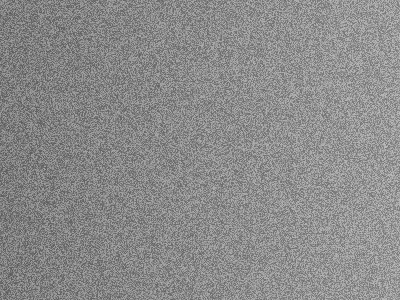
#> input picture assets/contoh_kontras_rendah.jpg, 400 x 300 px
$ python eksperimen.py
#> lines starting #> are read from the running program, lines starting #| are printed output that depends on the picture; after the words box and inside, x2 and y2 are one past the last pixel; in counts of white or black regions, pixels touching at a corner belong together
### utils/image_utils.py
import cv2


def load_image(filepath):
    """Baca gambar dari filepath sebagai grayscale (matriks 2D uint8)."""
#> called with filepath = 'assets/contoh_kontras_rendah.jpg'
    img = cv2.imread(filepath, cv2.IMREAD_GRAYSCALE)
#> img is the input picture: shape (300, 400); min 85, max 193, mean 139
    if img is None:
        raise FileNotFoundError(f"Gambar tidak ditemukan: {filepath}")
    return img

### eksperimen.py
import cv2
import matplotlib.pyplot as plt

from utils.image_utils import load_image

# Baca gambar grayscale & lihat ukuran (shape) dan tipe datanya (dtype)
img = load_image("assets/contoh_kontras_rendah.jpg")

print("Shape:", img.shape)   # (tinggi, lebar) dalam pixel
#| Shape: (300, 400)
print("Dtype:", img.dtype)   # tipe data tiap pixel, harus uint8 (0-255)
#| Dtype: uint8

# Tampilkan gambar dalam jendela
cv2.imshow("Gambar Original", img)
cv2.waitKey(0)            # tunggu sampai user menekan tombol apapun
cv2.destroyAllWindows()   # tutup semua jendela gambar

# Akses & ubah pixel individual
# img[baris, kolom] -> baris = posisi vertikal (y), kolom = posisi horizontal (x)
print("Pixel di pojok kiri atas (0,0):", img[0, 0])
#| Pixel di pojok kiri atas (0,0): 127

tengah_y = img.shape[0] // 2
#> tengah_y = 150
tengah_x = img.shape[1] // 2
#> tengah_x = 200
print("Pixel di tengah gambar:", img[tengah_y, tengah_x])
#| Pixel di tengah gambar: 125

# Ubah satu pixel menjadi putih penuh (255)
img_modif = img.copy()
img_modif[0, 0] = 255
#> img_modif: shape (300, 400); under 0.01% of pixels changed, all inside (x1, y1, x2, y2) = (0, 0, 1, 1)
print("Pixel (0,0) setelah diubah:", img_modif[0, 0])
#| Pixel (0,0) setelah diubah: 255

# Hitung & tampilkan histogram intensitas
# Histogram = grafik yang menunjukkan seberapa sering setiap nilai
# pixel (0-255) muncul di gambar

plt.figure()
plt.hist(img.ravel(), bins=256, range=(0, 256))
plt.title("Histogram Intensitas Gambar")
plt.xlabel("Nilai Pixel (0-255)")
plt.ylabel("Jumlah Pixel")
plt.show()
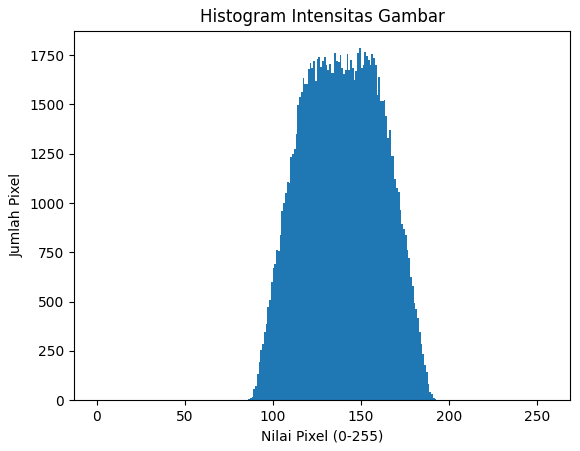
#> figure drawn by matplotlib, 1 panel; tallest bar 1785 high, from x = 149 to 150
